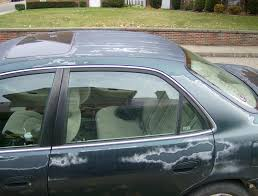
#> input picture data/validation/damaged/0002.JPEG, 258 x 196 px; its folder holds 4 pictures in this run
$ python resize_images.py
#> lines starting #> are read from the running program, lines starting #| are printed output that depends on the picture
from PIL import Image
import os
dataTrainingDamaged = os.listdir('../data/validation/damaged')
for img in dataTrainingDamaged:
    image = Image.open('../data/validation/damaged/{}'.format(img))
#> image is the input picture: PIL image 258x196 RGB; mean R, G, B 112.8, 120.2, 115.2
    image= image.resize((256,256))
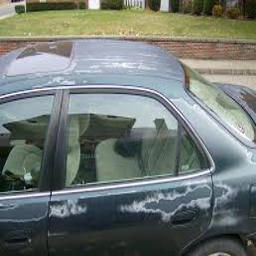
#> image: PIL image 256x256 RGB; mean R, G, B 112.8, 120.2, 115.2
    image.save('../preprocessed_data/test/damaged/{}'.format(img))
#> pass 2 of the loop `for img in dataTrainingDamaged:`:
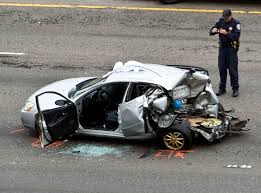
#> input picture data/validation/damaged/0004.JPEG, 261 x 193 px
#> image is the input picture: PIL image 261x193 RGB; mean R, G, B 121.2, 119.5, 115.2
#> `image= image.resize((256,256))`:
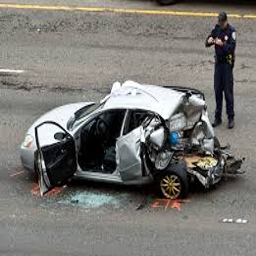
#> image: PIL image 256x256 RGB; mean R, G, B 121.2, 119.5, 115.2
#> pass 3 of the loop `for img in dataTrainingDamaged:`:
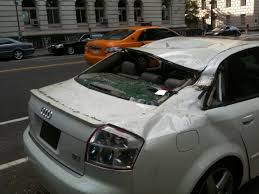
#> input picture data/validation/damaged/0005.JPEG, 259 x 194 px
#> image is the input picture: PIL image 259x194 RGB; mean R, G, B 83.7, 83.5, 77.7
#> `image= image.resize((256,256))`:
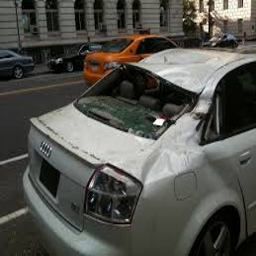
#> image: PIL image 256x256 RGB; mean R, G, B 83.7, 83.5, 77.7
#> the loop made 4 passes; the first 3 are shown
